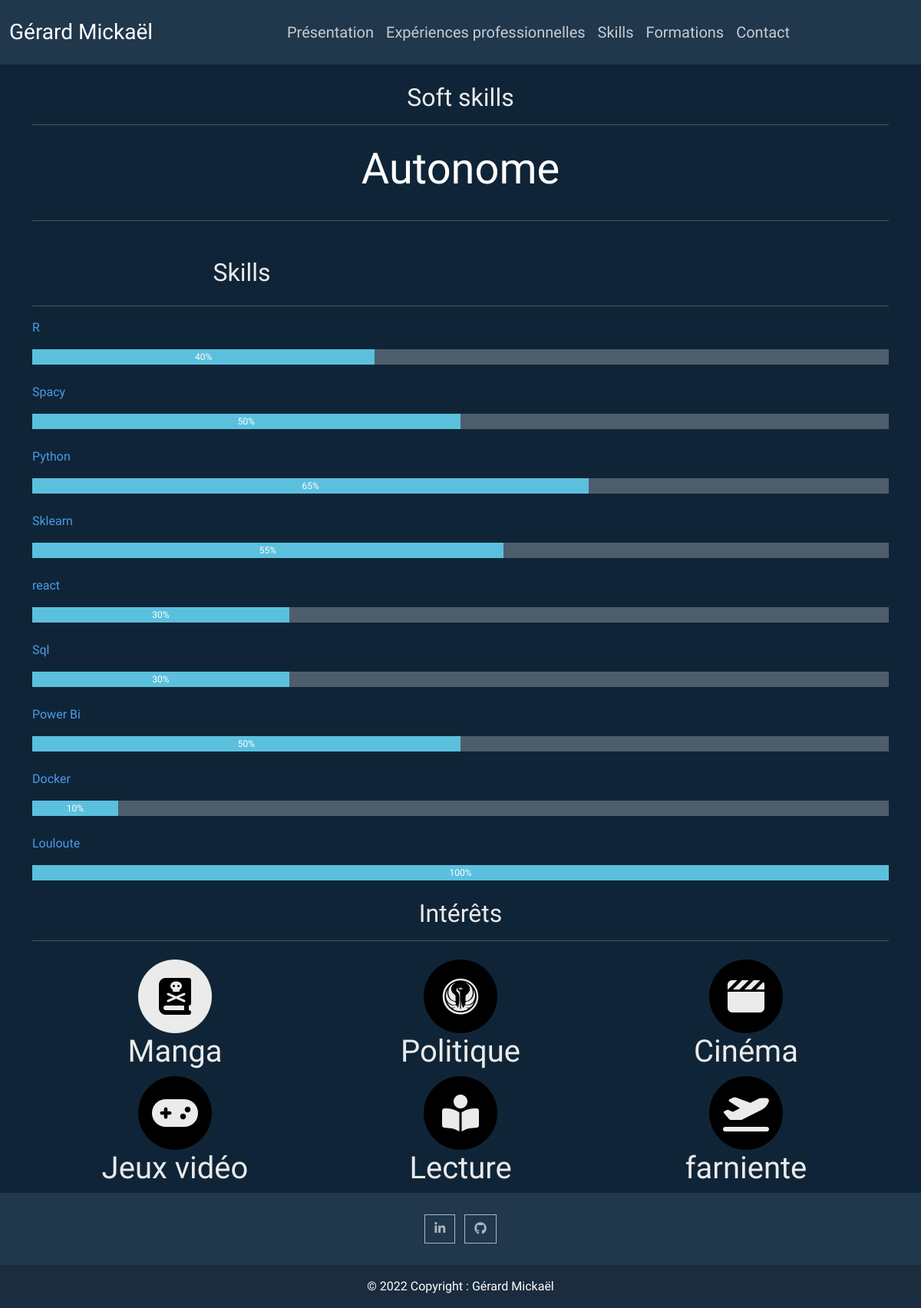
The app's page /skills/, older data.
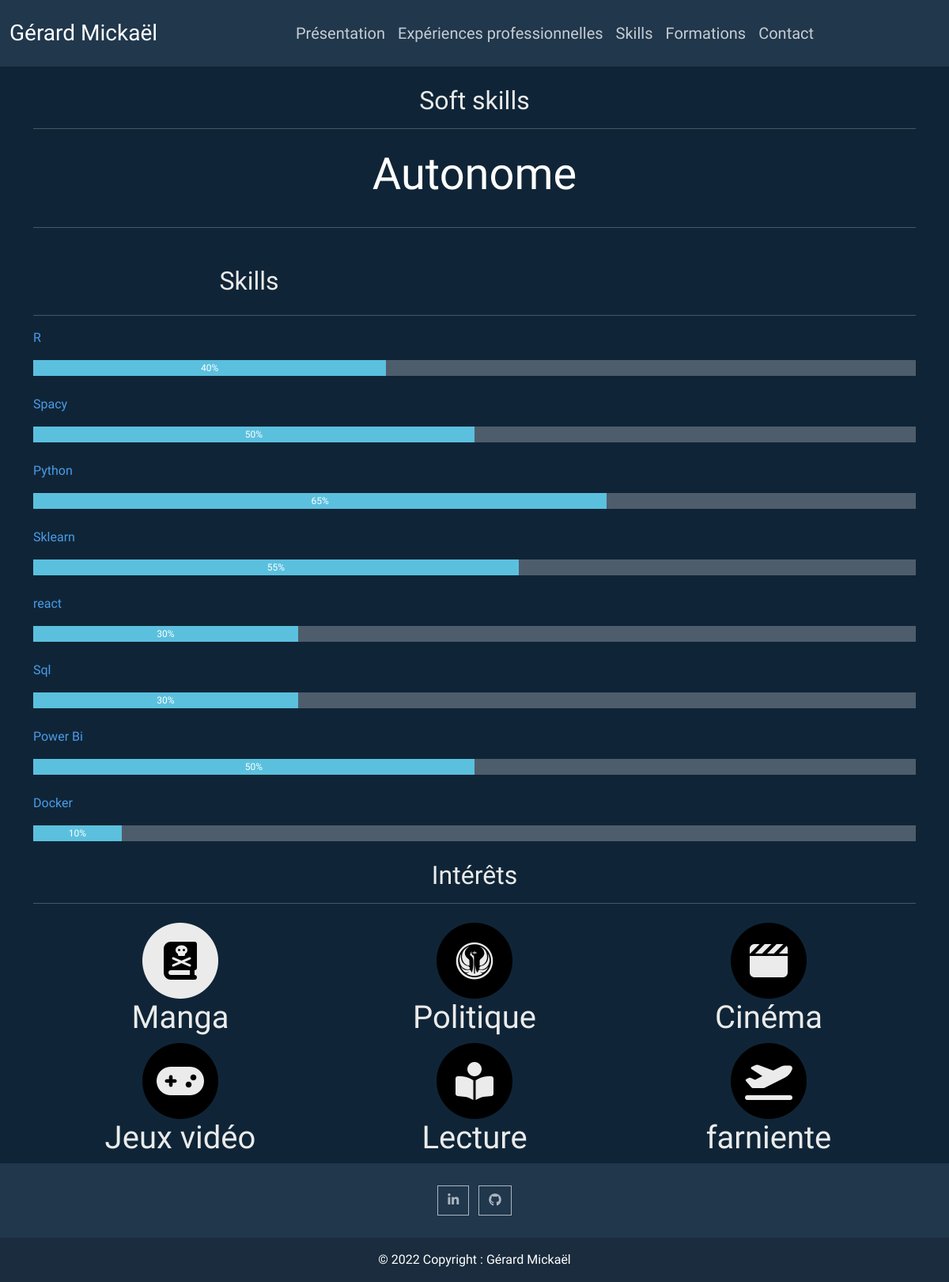
The same page, newer data.
### skills/models.py (models this page shows, shortened)
class Skills(models.Model):
    titre = models.CharField(max_length=15)
    niveau = models.IntegerField()

### skills/views.py (the view)
# urls.py: path('', include('skills.urls'), name='skills'),
def skills(request):
    skills = Skills.objects.all().order_by()
    return render(request, 'skills/skills.html', context={"skills": skills})

### skills/templates/skills/skills.html (shortened to what this page needs)
{% extends 'navbar_footer.html' %}
{% load static %}
{% block contenu %}
<div class="container">
    <h2 class="text-center mt-4">Soft skills</h2>
    <hr class="mb-4">
    <div class="carousel slide" data-ride="carousel" id="carouselExampleIndicators">
        <div class="carousel-inner">
            <div class="carousel-item active text-center">
                <p class="text-white display-4">Autonome</p>
            </div>
        </div>
        <hr class="mb-4">
    </div>
</div>
<div class="container ">
    <div class="row">
        <div class="col-6">
            <h2 class="text-center mt-4">Skills</h2>
        </div>
    </div>
    <hr>
    {% for skill in skills %}
    <p class="text-primary">{{ skill.titre }}</p>
    <div class="progress mb-4" style="height: 20px;">
        <div aria-valuemax="100" aria-valuemin="0" aria-valuenow="100" class="progress-bar bg-info"
             role="progressbar" style="width:{{skill.niveau}}%;">
            {{skill.niveau}}%
        </div>
    </div>
    {% endfor %}
</div>
<div class="container">
    <h2 class="text-center mt-4">Intérêts</h2>
    <hr class="mb-4">
    <div class="container">
        <div class="row">
            <div class="col-lg-4 col-md-6 text-center">
                <span class="fa-stack fa-3x" style="--fa-inverse: black">
                    <i class="fa-solid fa-circle fa-stack-2x"></i>
                    <i class="fas fa-book-skull fa-stack-1x fa-inverse"></i>
                </span>
                <h2 class="display-6">Manga</h2>
            </div>
            <div class="col-lg-4 col-md-6 text-center">
                <span class="fa-stack fa-3x" style="--fa-inverse: black;">
                    <i class="fa-solid fa-circle fa-stack-2x fa-inverse"></i>
                    <i class="fa-brands fa-old-republic fa-stack-1x"></i>
                </span>
                <h2 class="display-6">Politique</h2>
            </div>
            <div class="col-lg-4 col-md-6 text-center">
                <span class="fa-stack fa-3x" style="--fa-inverse: black;">
                    <i class="fa-solid fa-circle fa-stack-2x fa-inverse"></i>
                    <i class="fa-solid fa-clapperboard fa-stack-1x"></i>
                </span>
                <h2 class="display-6">Cinéma</h2>
            </div>
            <div class="col-lg-4 col-md-6 text-center">
                <span class="fa-stack fa-3x" style="--fa-inverse: black;">
                    <i class="fa-solid fa-circle fa-stack-2x fa-inverse"></i>
                    <i class="fa-solid fa-gamepad fa-stack-1x"></i>
                </span>
                <h2 class="display-6">Jeux vidéo</h2>
            </div>
            <div class="col-lg-4 col-md-6 text-center">
                <span class="fa-stack fa-3x" style="--fa-inverse: black;">
                    <i class="fa-solid fa-circle fa-stack-2x fa-inverse"></i>
                    <i class="fa-solid fa-book-open-reader fa-stack-1x"></i>
                </span>
                <h2 class="display-6">Lecture</h2>
            </div>
            <div class="col-lg-4 col-md-6 text-center">
                <span class="fa-stack fa-3x" style="--fa-inverse: black;">
                    <i class="fa-solid fa-circle fa-stack-2x fa-inverse"></i>
                    <i class="fa-solid fa-plane-departure fa-stack-1x"></i>
                </span>
                <h2 class="display-6">farniente</h2>
            </div>
        </div>
    </div>
</div>
{% endblock %}

### templates/navbar_footer.html (shortened to what this page needs)
<!DOCTYPE html>
{% load static %}
<html lang="fr">
<head>
    <link href="https://cdn.jsdelivr.net/npm/bootstrap@5.1.3/dist/css/bootstrap.min.css"
          integrit
          rel="stylesheet" y="sha384-1BmE4kWBq78iYhFldvKuhfTAU6auU8tT94WrHftjDbrCEXSU1oBoqyl2QvZ6jIW3">
    <link href="{% static 'css/bootstrap.css' %}" rel="stylesheet">
    <link href="{% static 'fontawesomefree/css/all.min.css' %}" rel="stylesheet" type="text/css">
</head>
<body>
<nav class="navbar navbar-expand-lg navbar-dark bg-dark py-3">
    <div class="container-fluid">
        <a class="navbar-brand fs-3" href="https://www.youtube.com/watch?v=dQw4w9WgXcQ" target="_blank">Gérard
            Mickaël</a>
        <div class="collapse navbar-collapse justify-content-lg-center" id="navbarColor02">
            <ul class="navbar-nav fs-5">
                <li class="nav-item">
                    <a class="nav-link" href="{% url 'home:home' %}">Présentation</a>
                </li>
                <li class="nav-item">
                    <a class="nav-link" href="{% url 'experiences:experiences' %}">Expériences professionnelles</a>
                </li>
                <li class="nav-item">
                    <a class="nav-link" href="{% url 'skills:skills' %}">Skills</a>
                </li>
                <li class="nav-item">
                    <a class="nav-link" href="{% url 'etudes:etudes' %}">Formations</a>
                </li>
                <li class="nav-item">
                    <a class="nav-link" href="{% url 'contact:contact' %}">Contact</a>
                </li>
        </div>
    </div>
</nav>
{% block contenu %} {% endblock %}
<footer class="bg-dark text-center text-white">
    <div class="container p-4 pb-0">
        <section class="mb-4">
            <a class="btn btn-outline-light btn-floating m-1" href="https://www.linkedin.com/in/gerard-mickael/"
               role="button" target="_blank">
                <i class="fab fa-linkedin-in"></i
                ></a>
            <a class="btn btn-outline-light btn-floating m-1" href="https://github.com/micka-sudo"
               role="button" target="_blank">
                <i class="fab fa-github"></i
                ></a>
        </section>
    </div>
    <div class="text-center p-3" style="background-color: rgba(0, 0, 0, 0.2);">
        &copy; 2022 Copyright : Gérard Mickaël
    </div>
</footer>
</body>
</html>

Row changes from the older to the newer data that the page shows:
removed Skills: titre "Louloute", niveau "100"
